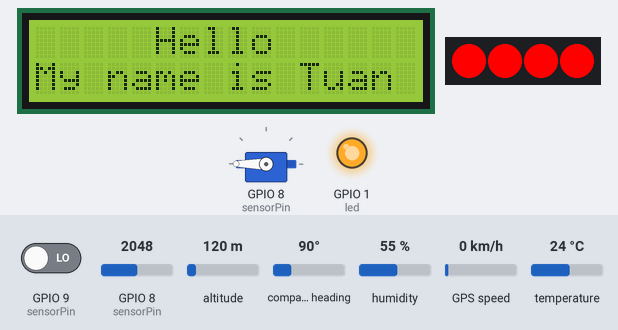
Simulated run of this sketch. Board: ESP32. Shown: 16×2 character LCD, servo, 4 RGB LEDs in strip order, left to right, output pins drawn as LEDs (lit = HIGH). The inputs (shaded band) are chosen by the test bench; at power-on: GPIO 8 (sensorPin) = 2048, GPIO 9 (sensorPin) LOW, altitude 120 m, compass heading 90°, humidity 55 %, GPS speed 0 km/h, temperature 24 °C. The GPS gets a fix after 3 s at 37.7749, -122.4194 with 8 satellites; pins used as bus, display or sensor lines are not drawn; what the sketch prints to the serial monitor is not drawn.

Above: at 1.2 s.
1.3 s: GPIO 8 (sensorPin) set to 140
At 6.0 s:
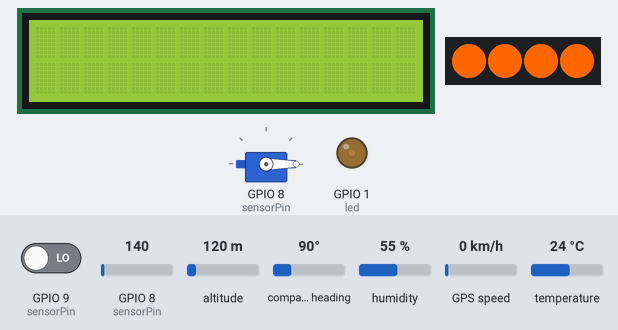
6.3 s: GPIO 8 (sensorPin) set to 1228
At 10.6 s:
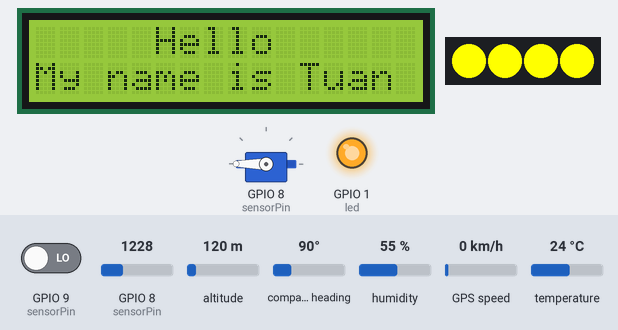
11.3 s: GPIO 8 (sensorPin) set to 122
At 16.1 s:
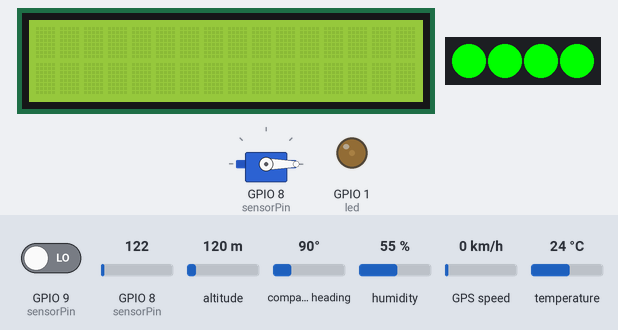
16.3 s: GPIO 8 (sensorPin) set to 2866
At 20.8 s:
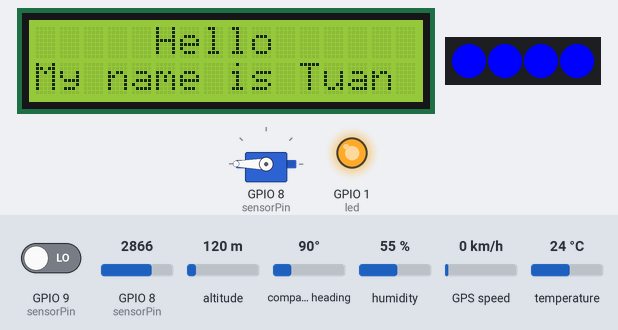
Timing chart, 0 to 42.0 s (numbered marks = the images above; inputs shaded):
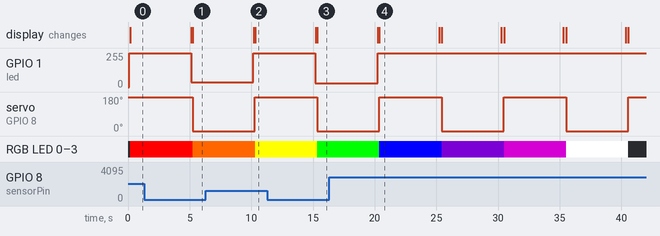

Measured:
- after the input at 1.3 s, GPIO 1 (led): 255/255 → 34/255 after 3.8 s
- after the input at 6.3 s, GPIO 1 (led): 34/255 → 255/255 after 3.9 s
- after the input at 11.3 s, GPIO 1 (led): 255/255 → 27/255 after 3.9 s
- after the input at 16.3 s, GPIO 1 (led): 27/255 → 255/255 after 3.9 s
- by itself, servo on GPIO 8 (sensorPin): alternates 180° for 5.1 s and 0° for 5.0 s

The sketch:

SENSOR.ino
```cpp
#include <Wire.h>
#include <DHT20.h>
#include "colors.h"
#include <TinyGPS++.h>
#include <Ultrasonic.h>
#include <ESP32Servo.h>
#include <SoftwareSerial.h>
#include <Adafruit_NeoPixel.h>
#include <LiquidCrystal_I2C.h>

#define FULL_ANGLE 300
#define ADC_REF 3.3
#define GROVE_VCC 3.3
int sensorPin = D9;

TinyGPSPlus gps;
SoftwareSerial ss(6, 7); // TX,RX
HardwareSerial RS485Serial(1);

void TaskFS(void *pvParameters); // Flame sensor
void TaskBM(void *pvParameters); // Buzzer module
void TaskAS(void *pvParameters); // Audio sensor
void TaskLCD(void *pvParameters);
void TaskGPS(void *pvParameters);
void TaskMFM(void *pvParameters);  // Mini fan motor
void TaskSMS(void *pvParameters);  // Soil moisture
void TaskASM(void *pvParameters);  // Angle sensor module
void TaskPIR(void *pvParameters);  // Passive infrared sensor
void TaskUSM(void *pvParameters);  // Ultrasonic sensor module
void TaskIOS(void *pvParameters);  // Infrared obstacle sensor
void Task2CSM(void *pvParameters); // 2-Channel switching module
void TaskServo(void *pvParameters);
void TaskRelay(void *pvParameters);
void TaskLight(void *pvParameters);
void TaskLedRGB(void *pvParameters);
void TaskTemperatureHumidity(void *pvParameters);
void TaskTemperatureHumidity_ES35(void *pvParameters);

void setup()
{
  Serial.begin(9600);
  Wire.begin();
  ss.begin(9600);

  xTaskCreate(TaskFS, "TaskFS", 2048, NULL, 2, NULL);
  xTaskCreate(TaskBM, "TaskBM", 2048, NULL, 2, NULL);
  xTaskCreate(TaskAS, "TaskAS", 2048, NULL, 2, NULL);
  xTaskCreate(TaskLCD, "TaskLCD", 2048, NULL, 2, NULL);
  xTaskCreate(TaskGPS, "TaskGPS", 2048, NULL, 2, NULL);
  xTaskCreate(TaskMFM, "TaskMFM", 2048, NULL, 2, NULL);
  xTaskCreate(TaskSMS, "TaskSMS", 2048, NULL, 2, NULL);
  xTaskCreate(TaskASM, "TaskASM", 2048, NULL, 2, NULL);
  xTaskCreate(TaskPIR, "TaskPir", 2048, NULL, 2, NULL);
  xTaskCreate(TaskUSM, "TaskUSM", 2048, NULL, 2, NULL);
  xTaskCreate(TaskIOS, "TaskIOS", 2048, NULL, 2, NULL);
  xTaskCreate(Task2CSM, "Task2CSM", 2048, NULL, 2, NULL);
  xTaskCreate(TaskServo, "TaskServo", 2048, NULL, 2, NULL);
  xTaskCreate(TaskRelay, "TaskRelay", 2048, NULL, 2, NULL);
  xTaskCreate(TaskLight, "TaskLight", 2048, NULL, 2, NULL);
  xTaskCreate(TaskLedRGB, "TaskLedRGB", 2048, NULL, 2, NULL);
  xTaskCreate(TaskTemperatureHumidity, "TaskTemperatureHumidity", 2048, NULL, 2, NULL);
   xTaskCreate(TaskTemperatureHumidity_ES35, "TaskTemperatureHumidity_ES35", 2048, NULL, 2, NULL);

  Serial.println("Start");
}

void loop()
{
  Serial.println();
  while (ss.available())
    gps.encode(ss.read());
}

void TaskFS(void *pvParameters)
{
  pinMode(sensorPin, INPUT);
  while (1)
  {
    Serial.println("Flame sensor : " + String(digitalRead(sensorPin) == HIGH ? "No fire detected" : "Fire detected"));
    vTaskDelay(5000 / portTICK_PERIOD_MS);
  }
}

void TaskBM(void *pvParameters)
{
  pinMode(sensorPin, OUTPUT);
  bool check = true;

  while (1)
  {
    digitalWrite(sensorPin, check ? HIGH : LOW);
    Serial.println("Buzzer module : " + String(check ? "ON" : "OFF"));
    check = !check;
    vTaskDelay(5000 / portTICK_PERIOD_MS);
  }
}

void TaskAS(void *pvParameters)
{
  pinMode(sensorPin, INPUT);
  while (1)
  {
    Serial.println("Audio sensor : " + String(digitalRead(sensorPin) == HIGH ? "No sound detected" : "Sound detected"));
    vTaskDelay(5000 / portTICK_PERIOD_MS);
  }
}

void TaskLCD(void *pvParameters)
{
  LiquidCrystal_I2C lcd(33, 16, 2);
  lcd.begin();

  while (1)
  {
    lcd.setCursor((16 - 5) / 2, 0);
    lcd.print("Hello");
    lcd.setCursor(0, 1);
    lcd.print("My name is Tuan");
    vTaskDelay(5000 / portTICK_PERIOD_MS);
    lcd.clear();
    vTaskDelay(5000 / portTICK_PERIOD_MS);
  }
}

void TaskGPS(void *pvParameters)
{

  while (1)
  {
    float X = gps.location.lat();
    float Y = gps.location.lng();
    String xStr = String(X, 7);
    String yStr = String(Y, 7);

    if (gps.location.isValid())
    {
      Serial.print("X: ");
      Serial.print(xStr);
      Serial.print(" Y: ");
      Serial.println(yStr);
    }
    else
    {
      Serial.println("***");
    }

    if (millis() > 5000 && gps.charsProcessed() < 10)
      Serial.println(F("No GPS data received: check wiring"));

    vTaskDelay(5000 / portTICK_PERIOD_MS);
  }
}

void TaskMFM(void *pvParameters)
{
  pinMode(sensorPin, OUTPUT);
  bool check = true;

  while (1)
  {
    digitalWrite(sensorPin, check ? HIGH : LOW);
    Serial.println("MFM : " + String(check ? "ON" : "OFF"));
    check = !check;
    vTaskDelay(5000 / portTICK_PERIOD_MS);
  }
}

void TaskSMS(void *pvParameters)
{
  while (1)
  {
    Serial.println("Soil moisture : " + String(analogRead(sensorPin)) + " %");
    vTaskDelay(5000 / portTICK_PERIOD_MS);
  }
}

void TaskASM(void *pvParameters)
{
  pinMode(sensorPin, INPUT);
  int led = 1;

  while (1)
  {
    float voltage;
    int sensor_value = analogRead(sensorPin);                 // Read the value from the sensor
    voltage = (float)sensor_value * ADC_REF / 4095;           // Convert the analog value to voltage
    float degrees = (voltage * FULL_ANGLE) / GROVE_VCC;       // Calculate the rotation angle based on the read voltage value
    int brightness = map(degrees, 0, FULL_ANGLE, 0, 1023);    // Convert the rotation angle value to LED brightness value
    float brightnessPercentage = (brightness / 1023.0) * 100; // Convert brightness to percentage
    Serial.println("LED brightness: " + String(brightnessPercentage) + "%");
    analogWrite(led, brightness);          // Control the LED brightness via PWM connection
    vTaskDelay(5000 / portTICK_PERIOD_MS); // Delay for 5 seconds
  }
}

void TaskPIR(void *pvParameters)
{
  pinMode(sensorPin, INPUT);

  while (1)
  {
    Serial.println("Infrared obstacle sensor : " + String(digitalRead(sensorPin) == LOW ? "No object detected" : "Object detected"));
    vTaskDelay(5000 / portTICK_PERIOD_MS);
  }
}

void TaskUSM(void *pvParameters)
{
  int sensorPin_Left = D9;
  int sensorPin_Right = D10;
  Ultrasonic ultrasonic(sensorPin_Left, sensorPin_Right);

  while (1)
  {
    Serial.println("Distance : " + String(ultrasonic.read()) + " cm");
    vTaskDelay(5000 / portTICK_PERIOD_MS);
  }
}

void TaskIOS(void *pvParameters)
{
  pinMode(sensorPin, INPUT);

  while (1)
  {

    vTaskDelay(5000 / portTICK_PERIOD_MS);
  }
}

void Task2CSM(void *pvParameters)
{
  pinMode(sensorPin, OUTPUT);
  bool check = true;

  while (1)
  {
    digitalWrite(sensorPin, check ? HIGH : LOW);
    Serial.println("2CSM : " + String(check ? "ON" : "OFF"));
    check = !check;
    vTaskDelay(5000 / portTICK_PERIOD_MS);
  }
}

void TaskServo(void *pvParameters)
{
  int pos = 0;
  Servo myservo;
  myservo.attach(sensorPin);
  myservo.write(90);
  bool check = true;

  while (1)
  {
    if (check)
    {
      for (pos = 0; pos <= 180; pos++)
      {
        myservo.write(pos);
      }
    }
    else
    {
      for (pos = 180; pos >= 0; pos--)
      {
        myservo.write(pos);
      }
    }
    check = !check;
    vTaskDelay(5000 / portTICK_PERIOD_MS);
  }
}

void TaskRelay(void *pvParameters)
{
  pinMode(sensorPin, OUTPUT);
  bool check = true;

  while (1)
  {
    digitalWrite(sensorPin, check ? HIGH : LOW);
    Serial.println("Relay : " + String(check ? "ON" : "OFF"));
    check = !check;
    vTaskDelay(5000 / portTICK_PERIOD_MS);
  }
}

void TaskLight(void *pvParameters)
{
  while (1)
  {
    Serial.println("Light : " + String(analogRead(sensorPin)) + " lux");
    vTaskDelay(5000 / portTICK_PERIOD_MS);
  }
}

void TaskLedRGB(void *pvParameters)
{
  Adafruit_NeoPixel rgb(4, sensorPin, NEO_GRB + NEO_KHZ800);
  uint32_t colors[] = {RED, ORANGE, YELLOW, GREEN, BLUE, INDIGO, PURPLE, WHITE, BLACK, OFF};
  const char *colorNames[] = {"RED", "ORANGE", "YELLOW", "GREEN", "BLUE", "INDIGO", "PURPLE", "WHITE", "BLACK", "OFF"};
  int numColors = sizeof(colors) / sizeof(colors[0]);
  rgb.begin();

  while (1)
  {
    for (int i = 0; i < numColors; i++)
    {
      for (int j = 0; j < 4; j++)
      {
        rgb.setPixelColor(j, colors[i]);
      }
      rgb.show();
      Serial.println("Led RGB : " + String(colorNames[i]));
      vTaskDelay(5000 / portTICK_PERIOD_MS);
    }
  }
}

void TaskTemperatureHumidity(void *pvParameters)
{
  DHT20 dht20;
  dht20.begin();

  while (1)
  {
    dht20.read();
    Serial.println("Temperature : " + String(dht20.getTemperature()) + " - " + "Humidity : " + String(dht20.getHumidity()));
    vTaskDelay(5000 / portTICK_PERIOD_MS);
  }
}

void sendRS485Command(byte *command, int commandSize, byte *response, int responseSize)
{
    RS485Serial.write(command, commandSize);
    RS485Serial.flush();
    delay(100);
    if (RS485Serial.available() >= responseSize)
    {
        RS485Serial.readBytes(response, responseSize);
    }
}

void ES35_sensor()
{
  byte temperatureRequest[] = {0x01, 0x03, 0x00, 0x00, 0x00, 0x01, 0x84, 0x0A};
  byte humidityRequest[] = {0x01, 0x03, 0x00, 0x01, 0x00, 0x01, 0xD5, 0xCA};
  byte response[7];
    sendRS485Command(temperatureRequest, sizeof(temperatureRequest), response, sizeof(response));
    if (response[1] == 0x03)
    {
        int temperature = (response[3] << 8) | response[4];
        float temperatureVal = temperature / 10.0;
        Serial.print("Temperature: ");
        Serial.println(temperatureVal, 2);
    }
    delay(100);

    memset(response, 0, sizeof(response));

    sendRS485Command(humidityRequest, sizeof(humidityRequest), response, sizeof(response));
    if (response[1] == 0x03)
    {
        int humidity = (response[3] << 8) | response[4];
        float humidityVal = humidity / 10.0;
        Serial.print("Humidity: ");
        Serial.println(humidityVal, 2);
    }
}

void TaskTemperatureHumidity_ES35(void *pvParameters)
{
  RS485Serial.begin(9600, SERIAL_8N1, 18, 17);
  while (1)
  {
    ES35_sensor();
    vTaskDelay(5000 / portTICK_PERIOD_MS);
  }
}
```

colors.h
```cpp
#ifndef COLORS_H
#define COLORS_H

#include <Adafruit_NeoPixel.h>

const uint32_t OFF = Adafruit_NeoPixel::Color(0, 0, 0);
const uint32_t RED = Adafruit_NeoPixel::Color(255, 0, 0);
const uint32_t ORANGE = Adafruit_NeoPixel::Color(255, 102, 0);
const uint32_t YELLOW = Adafruit_NeoPixel::Color(255, 255, 0);
const uint32_t GREEN = Adafruit_NeoPixel::Color(0, 255, 0);
const uint32_t BLUE = Adafruit_NeoPixel::Color(0, 0, 255);
const uint32_t INDIGO = Adafruit_NeoPixel::Color(75, 0, 130);
const uint32_t PURPLE = Adafruit_NeoPixel::Color(128, 0, 128);
const uint32_t WHITE = Adafruit_NeoPixel::Color(255, 255, 255);
const uint32_t BLACK = Adafruit_NeoPixel::Color(0, 0, 0);
#endif
```
